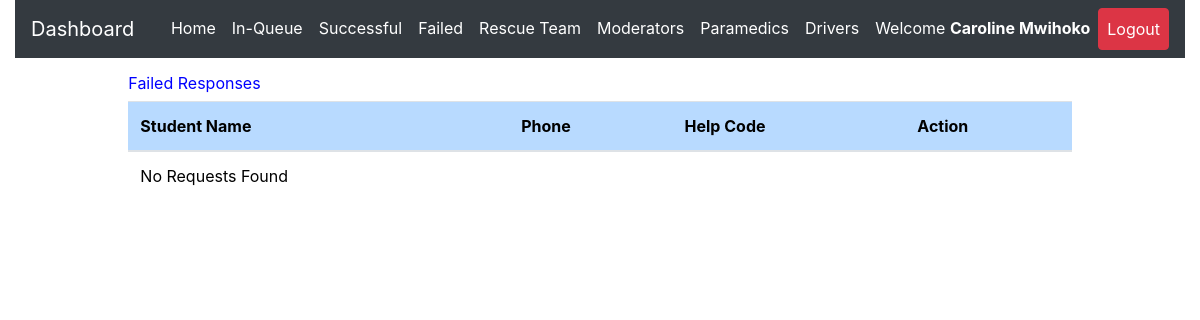
Before: /admin/failed.php (signed in) with the older database file.
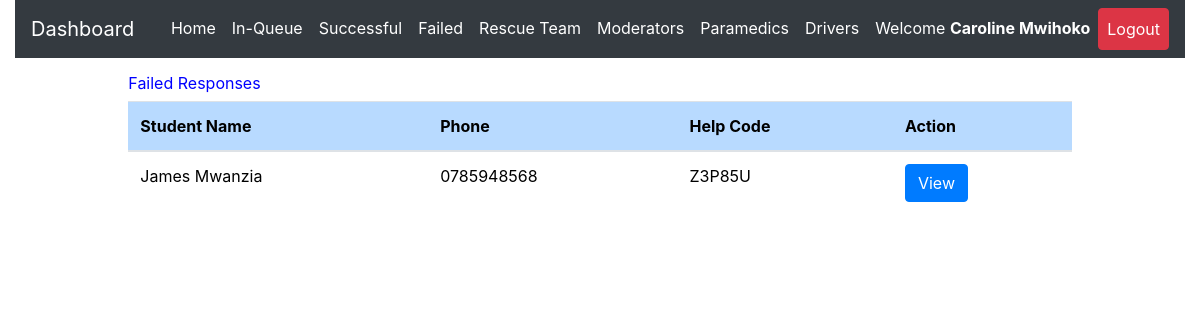
After: the same page with the newer database file.
### tables this page shows
CREATE TABLE `request_status` (
  `id` int(20) NOT NULL,
  `helpID` varchar(50) NOT NULL,
  `ip_address` varchar(100) NOT NULL,
  `request_latitude` varchar(50) NOT NULL,
  `request_longitude` varchar(50) NOT NULL,
  `status` varchar(50) DEFAULT 'Pending',
  `emergency_type` varchar(50) NOT NULL,
  `emergency_description` varchar(255) DEFAULT NULL,
  `admNo` varchar(255) NOT NULL,
  `timestamp` datetime NOT NULL DEFAULT CURRENT_TIMESTAMP
);

CREATE TABLE `student_details` (
  `id` int(20) NOT NULL,
  `regNum` varchar(255) NOT NULL,
  `firstname` varchar(255) NOT NULL,
  `lastname` varchar(255) NOT NULL,
  `emailaddress` varchar(255) NOT NULL,
  `phonenumber` varchar(15) NOT NULL,
  `password` varchar(255) NOT NULL,
  `password_reset_token` varchar(500) DEFAULT NULL,
  `date` datetime NOT NULL DEFAULT CURRENT_TIMESTAMP
);

### admin/failed.php (the view, shortened to what this page needs)
<?php
include 'server.php';
?>
<!DOCTYPE html>
<html lang="en">
<?php include './includes/header.php'; ?>
  <body>
    <?php include './includes/navbar.php'; ?>
  <div class="row m-3">
  <div class="col-md-1"></div>
    <div class="col-md-10">
<div class="table-responsive-lg">
    <table class="table" style='color:black; font-weight:normal'>
        <thead>
          <h6  style='color:blue; font-weight:normal'>
         Failed Responses </h6>
            <tr >
              <th scope="col" class="table-primary">Student Name</th>
              <th scope="col" class="table-primary">Phone</th>
              <th scope="col" class="table-primary">Help Code</th>
              <th scope="col" class="table-primary">Action</th>
            </tr>
          </thead>
          <tbody>
    <?php
    if($_SESSION['admin_id']){
        $data_fetch_query = "SELECT request_status.id, request_status.helpID,request_status.status,
        request_status.admNo,request_status.timestamp,student_details.regNum,student_details.regNum,
        student_details.firstname,student_details.lastname,student_details.phonenumber
        FROM request_status
        INNER JOIN student_details ON request_status.admNo = student_details.regNum  WHERE request_status.status ='Failed' order by request_status.timestamp DESC;";
        $data_result = mysqli_query($db, $data_fetch_query);
        if ($data_result->num_rows > 0){
            while($row = $data_result->fetch_assoc()) {
            $help_code=$row["helpID"];
        echo "<tr> <td>" .$row["firstname"]. " ".$row["lastname"]. "</td>";
        echo "<td>" .$row["phonenumber"]."</td>";
        echo "<td>" .$row["helpID"]."</td>";
        echo "<td>
        <form method ='POST' action='server.php'>
        <input  type='text' hidden name='help_code' value='$help_code'>
        <input type='submit' value='View' name='view-requests-being-attended-btn' class='btn btn-primary'>
        </form>
        </td> </tr>";
        }
        }else{
        echo "<td>"."No Requests Found"."</td>";
        }
        } else{
            echo "<td>"."No Data Found"."</td>";
        }
?>
          </tbody>
    </table>
  </div>
  </div>
  <div class="col-md-1"></div>
</div>
  </body>
</html>

### admin/includes/header.php (shortened to what this page needs)
<head>
    <link rel="stylesheet" href="https://cdnjs.cloudflare.com/ajax/libs/font-awesome/6.0.0/css/all.min.css" />
    <link rel="stylesheet" href="https://maxcdn.bootstrapcdn.com/bootstrap/4.0.0/css/bootstrap.min.css">
    <link rel="stylesheet" href="./static/css/style.css" />
  </head>

### admin/includes/navbar.php (shortened to what this page needs)
<div class="container-fluid" id="mynav">
  <nav class="navbar navbar-expand-lg navbar-dark bg-dark ">
  <a class="navbar-brand" href="./dashboard.php">Dashboard</a>
  <div class="collapse navbar-collapse" id="navbarSupportedContent">
    <ul class="navbar-nav ml-auto ">
      <?php
     if($_SESSION['admin_id']){ ?>
    <li class="nav-item">
        <a class="nav-link active" href="dashboard.php">Home</a>
      </li>
     <li class="nav-item">
        <a class="nav-link active" href="inqueue.php">In-Queue</a>
      </li>
      <li class="nav-item">
        <a class="nav-link active" href="successful.php">Successful</a>
      </li>
      <li class="nav-item">
        <a class="nav-link active" href="failed.php">Failed</a>
      </li>
      <li class="nav-item">
        <a class="nav-link active" href="team.php">Rescue Team</a>
      </li>
      <li class="nav-item">
        <a class="nav-link active" href="moderators.php">Moderators</a>
      </li>
      <li class="nav-item">
        <a class="nav-link active" href="paramedics.php">Paramedics</a>
      </li>
      <li class="nav-item">
        <a class="nav-link active" href="drivers.php">Drivers</a>
      </li>
      <li class="nav-item active">
      <a class="nav-link" href="javascript:void(0)">
      <?php echo "Welcome ". "<strong style='color:white;'>".$_SESSION['admin_firstname']." ".$_SESSION['admin_lastname'];  ?> </a>
      </li>
      <li class="nav-item active">
        <a class="nav-link btn btn-danger" href="logout.php">Logout </a>
      </li>
         <?php
  }
 ?>
    </ul>
  </div>
</nav>
</div>

Changed rows visible on the page:
added request_status: admNo.firstname "James", admNo.lastname "Mwanzia", admNo.phonenumber "0785948568", helpID "Z3P85U"
Other visible differences:
text no longer shown: "No Requests Found"
